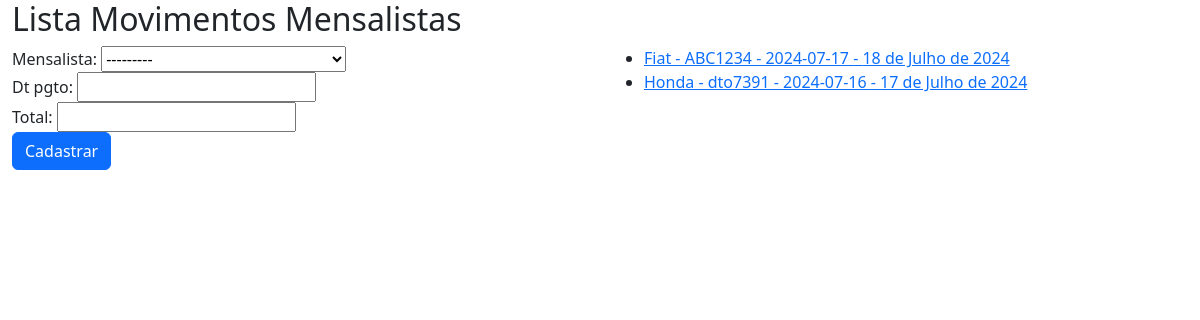
/core/mov-mensal/, run on an earlier commit of the app's database.
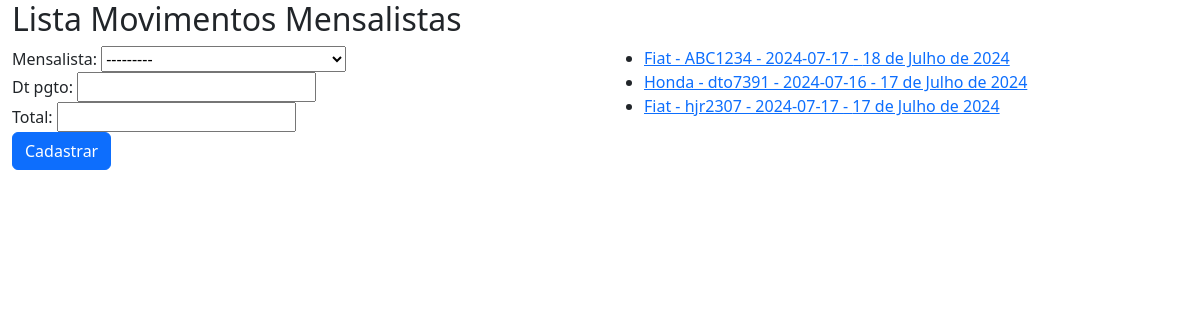
And on a later commit of the database.
### core/models.py (models this page shows, shortened)
class MovMensalista(models.Model):
    mensalista = models.ForeignKey(Mensalista, on_delete=models.CASCADE)
    dt_pgto = models.DateField()
    total = models.DecimalField(max_digits=6, decimal_places=2)

class Mensalista(models.Model):
    veiculo = models.ForeignKey(Veiculo, on_delete=models.CASCADE)
    inicio = models.DateField()
    valor_mes = models.DecimalField(max_digits=6, decimal_places=2)
    def __str__(self):
        return str(self.veiculo) + " - " + str(self.inicio)

class Veiculo(models.Model):
    marca = models.ForeignKey(Marca, on_delete=models.CASCADE)
    placa = models.CharField(max_length=7)
    proprietario = models.ForeignKey(Pessoa, on_delete=models.CASCADE)
    cor = models.CharField(max_length=15)
    observacoes = models.TextField()
    def __str__(self):
        return self.marca.nome + " - " + self.placa

class Marca(models.Model):
    nome = models.CharField(max_length=50)

### core/views.py (the view)
# urls.py: path("mov-mensal/", lista_movmensalistas,
def lista_movmensalistas(request):
    mov_mensalistas = MovMensalista.objects.all()
    form = MovMensalistaForm()
    data = { "mov_mensalistas": mov_mensalistas, "form": form }
    return render(
        request, "core/lista_movmensalistas.html", data)

### core/forms.py
class MovMensalistaForm(ModelForm):
    class Meta:
        model = MovMensalista
        fields = "__all__"

### core/templates/core/lista_movmensalistas.html (shortened to what this page needs)
{% extends "base.html" %}
{% load bootstrap %}
{% block main %}
    <div class="row">
        <div class="col">
            <h2>Lista Movimentos Mensalistas</h2>
        </div>
    </div>
    <div class="row">
        <div class="col-sm-6">
            <form action="{% url 'core:core_movmensalista_novo' %}" method="POST">
                {{ form|bootstrap }}
                <button type="submit" class="btn btn-primary">Cadastrar</button>
            </form>
        </div>
        <div class="col-sm-6">
            <ul>
                {% for mov in mov_mensalistas %}
                    <li>
                        <a href="{% url 'core:core_movmensalista_update' mov.id %}">
                            {{ mov.mensalista }} - {{ mov.dt_pgto }}
                        </a>
                    </li>
                {% endfor %}
            </ul>
        </div>
    </div>
{% endblock main %}

What changed in the data, as far as the page shows it:
added MovMensalista: mensalista "Fiat - hjr2307 - 2024-07-17", dt_pgto "17 de Julho de 2024"
